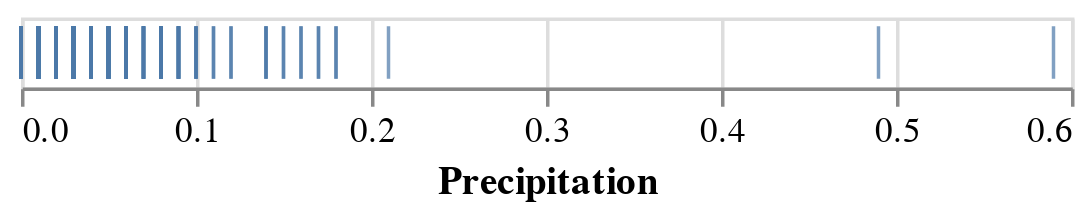

This figure's notebook cell:
### Markdown cell above
## Analyzing Weather Patterns

### Code cell
alt.data_transformers.enable("vegafusion")
alt.Chart(bendWeather).mark_tick().encode(
    alt.X('Precipitation')
)

### Figure 1 — Vega specification as saved in the notebook (floating-point values rounded to 4 significant figures; data arrays with more than 128 entries replaced by an {"elided": "..."} marker saying what was removed)
{"$schema": "https://vega.github.io/schema/vega/v5.json", "data": [{"name": "source_0", "values": {"elided": "25640 records"}}, {"name": "source_0_x_domain_Precipitation", "values": [{"min": 0.0, "max": 0.59}]}], "marks": [{"type": "rect", "name": "marks", "from": {"data": "source_0"}, "encode": {"update": {"opacity": {"value": 0.7}, "description": {"signal": "\"Precipitation: \" + (format(datum[\"Precipitation\"], \"\"))"}, "xc": {"field": "Precipitation", "scale": "x"}, "fill": {"value": "#4c78a8"}, "width": {"value": 1}, "yc": {"signal": "height", "mult": 0.5}, "height": {"value": 15}, "ariaRoleDescription": {"value": "tick"}}}, "style": ["tick"]}], "scales": [{"name": "x", "type": "linear", "domain": [{"signal": "(data(\"source_0_x_domain_Precipitation\")[0] || {}).min"}, {"signal": "(data(\"source_0_x_domain_Precipitation\")[0] || {}).max"}], "range": [0, {"signal": "width"}], "nice": true, "zero": true}], "axes": [{"scale": "x", "tickCount": {"signal": "ceil(width/40)"}, "labels": false, "maxExtent": 0, "grid": true, "domain": false, "minExtent": 0, "aria": false, "orient": "bottom", "zindex": 0, "ticks": false}, {"scale": "x", "labelFlush": true, "grid": false, "title": "Precipitation", "labelOverlap": true, "orient": "bottom", "tickCount": {"signal": "ceil(width/40)"}, "zindex": 0}], "background": "white", "padding": 5, "style": "cell", "height": 20, "width": 300}
